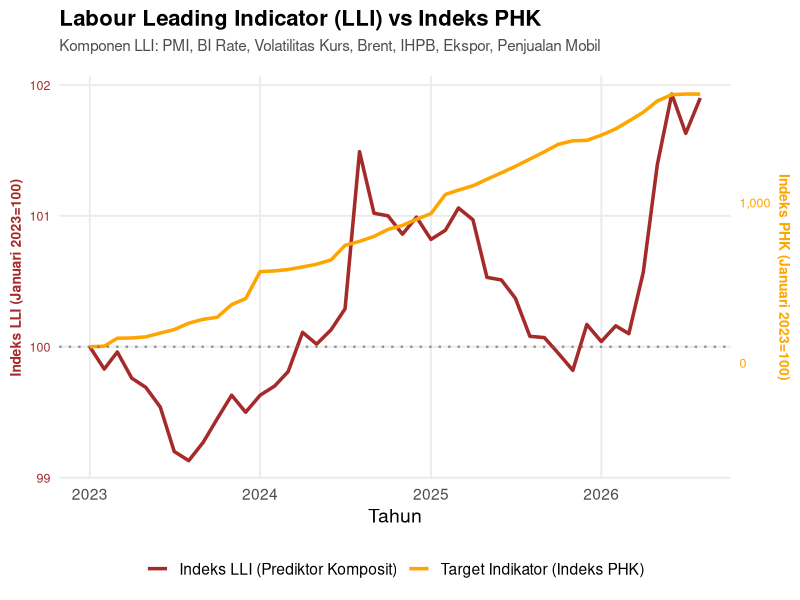
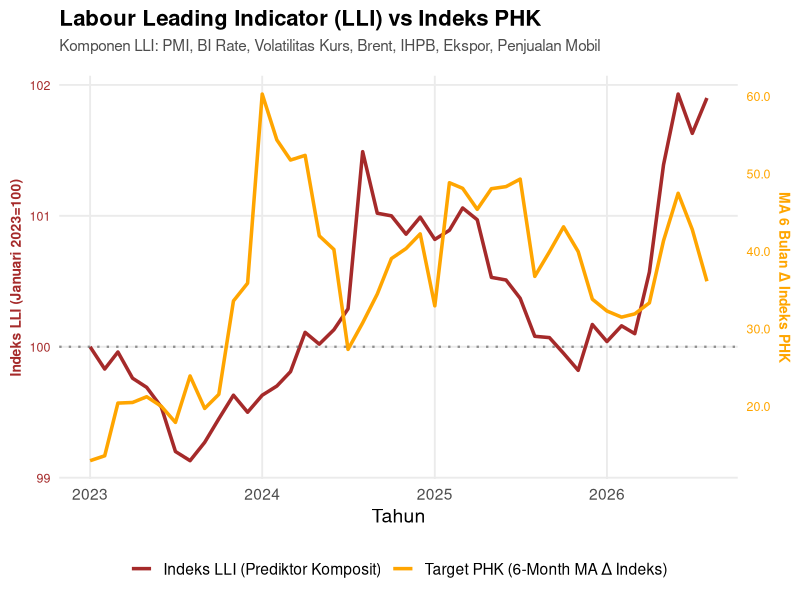

The R script that drew these images, in order:
# ==============================================================================
# PROVINCIAL & NATIONAL LABOUR LEADING ECONOMIC INDICATOR (LEI / LLI)
# Target Variable: Continuous Accumulation Index (Base: Januari 2023 = 100)
# Included Predictors: PMI, BI_Rate, Volatilitas_Kurs, Brent, IHPB, Ekspor, Penjualan_Mobil
# ==============================================================================

# ------------------------------
# 0) Libraries
# ------------------------------
library(readxl)
library(dplyr)
library(tidyr)
library(zoo)
library(lubridate)
library(ggplot2)
library(openxlsx)

# ------------------------------
# 1) Load Data & Align Columns
# ------------------------------
df_tahun <- read_excel("data_layoff.xlsx", sheet = "Tahunan")
df_bulan <- read_excel("data_layoff.xlsx", sheet = "Bulanan")

colnames(df_tahun) <- c(
  "Provinsi", "Tahun", "PHK_T", "Jml_Bekerja", "UMP", "Growth_UMP", 
  "Upah_Buruh", "Jml_TK_Industri", "PDRB_Riil", "FDI", "IHP", "IHK", 
  "Ekspor", "Impor", "NPL", "BI_Rate", "Kurs", "IKK"
)
base_pekerja <- df_tahun %>% select(Provinsi, Tahun, Jml_Bekerja)

# Penyesuaian nama kolom Sheet 'Bulanan'
colnames(df_bulan) <- c(
  "Provinsi", "Tahun", "Bulan", "PHK", "PMI", "IHK", 
  "Ekspor", "Impor", "NPL", "BI_Rate", "Kurs", "Brent", "IHPB", "Kurs_Vol", "Sales_Mobil"
)

# Penggabungan & Forward-Fill Jumlah Pekerja
df_gabungan <- df_bulan %>%
  left_join(base_pekerja, by = c("Provinsi", "Tahun")) %>%
  arrange(Provinsi, Tahun, Bulan) %>%
  group_by(Provinsi) %>%
  tidyr::fill(Jml_Bekerja, .direction = "down") %>%
  ungroup() %>%
  mutate(
    across(c(PHK, PMI, IHK, Ekspor, Impor, BI_Rate, Brent, IHPB, Kurs_Vol, Sales_Mobil), ~ as.numeric(as.character(.))),
    date = as.Date(paste(Tahun, Bulan, "01", sep = "-"))
  )

base_date <- as.Date("2023-01-01")

# Bulan terakhir yang diekspor/diplot. Ganti SATU baris ini setiap update bulanan.
END_DATE <- as.Date("2026-08-01")

# ------------------------------
# 2) TCB & Standardization Helpers
# ------------------------------
fill_missing_locf <- function(x) {
  if (all(is.na(x))) return(x)
  na.locf(na.locf(x, na.rm = FALSE), fromLast = TRUE)
}

# Symmetric growth rate (untuk data tipe rasio/flow)
sym_g <- function(x) {
  denom <- x + dplyr::lag(x)
  ifelse(denom == 0 | is.na(denom), 0, 200 * (x - dplyr::lag(x)) / denom)
}

# First difference (untuk data tipe level/persentase suku bunga)
diff_g <- function(x) {
  res <- x - dplyr::lag(x)
  ifelse(is.na(res), 0, res)
}

# Agregasi Komposit weighted by std deviation (Metode The Conference Board)
composite_from_changes <- function(df_change_mat) {
  sds <- apply(df_change_mat, 2, sd, na.rm = TRUE)
  sds <- ifelse(sds == 0 | is.na(sds), 0.001, sds)
  
  # Bobot invers std deviasi agar variabel volatil tidak mendominasi
  w <- (1 / sds) / sum(1 / sds, na.rm = TRUE)
  
  mat <- as.matrix(df_change_mat)
  mat[is.na(mat)] <- 0
  
  as.numeric(mat %*% w)
}

accumulate_index_based <- function(g, dates, base_target_date) {
  g[is.na(g)] <- 0
  raw_idx <- cumprod(1 + (g / 100))
  
  pos_base <- which(dates == base_target_date)
  if (length(pos_base) == 0) {
    base_val <- raw_idx[1]
  } else {
    base_val <- raw_idx[pos_base[1]]
  }
  
  final_idx <- (raw_idx / base_val) * 100
  as.numeric(final_idx)
}

# ------------------------------
# 3) Process Loop Per Provinsi
# ------------------------------
daftar_provinsi <- unique(df_gabungan$Provinsi)
tabel_lei_provinsi <- data.frame()

for (prov in daftar_provinsi) {
  
  sub_prov <- df_gabungan %>% 
    filter(Provinsi == prov) %>%
    arrange(date) %>%
    mutate(across(c(PHK, PMI, BI_Rate, Kurs_Vol, Brent, IHPB, Ekspor, Sales_Mobil), fill_missing_locf))
  
  if (nrow(sub_prov) > 12) { # Membutuhkan > 12 observasi karena transformasi YoY
    
    # --- A. Hitung Target Continuous Accumulation Index (Indeks PHK) ---
    sub_prov <- sub_prov %>%
      mutate(
        PHK_prev = dplyr::lag(PHK),
        PHK_murni = ifelse(Bulan == 1 | is.na(PHK_prev), PHK, PHK - PHK_prev),
        PHK_murni = ifelse(PHK_murni < 0, 0, PHK_murni),
        PHK_continuous_accum = cumsum(PHK_murni),
        target_accum_rate = ifelse(is.na(Jml_Bekerja) | Jml_Bekerja == 0, 0, PHK_continuous_accum / Jml_Bekerja)
      )
    
    base_row <- sub_prov %>% filter(date == base_date)
    val_base_target <- if(nrow(base_row) > 0 && !is.na(base_row$target_accum_rate[1]) && base_row$target_accum_rate[1] > 0) {
      base_row$target_accum_rate[1]
    } else {
      pos_val <- sub_prov$target_accum_rate[sub_prov$target_accum_rate > 0]
      if(length(pos_val) > 0) pos_val[1] else 0.00001
    }
    
    target_idx <- (sub_prov$target_accum_rate / val_base_target) * 100
    
    # --- B. Transformasi Spesifik 7 Indikator Makro Terpilih ---
    sub_prov_transformed <- sub_prov %>%
      mutate(
        # 1. Level & Index Series
        c_PMI              = diff_g(PMI),
        c_BI_Rate          = diff_g(BI_Rate),
        c_Volatilitas_Kurs = diff_g(Kurs_Vol),
        c_IHPB             = diff_g((IHPB / first(IHPB)) * 100),
        
        # 2. Growth & Log-Diff Series
        c_Brent            = sym_g(c(rep(NA, 12), diff(log(Brent), lag = 12))),
        c_Ekspor           = sym_g(c(NA, diff(log(ifelse(Ekspor <= 0, 1, Ekspor))))),
        c_Penjualan_Mobil  = sym_g(c(rep(NA, 12), diff(log(ifelse(Sales_Mobil <= 0, 1, Sales_Mobil)), lag = 12)))
      )
    
    # --- C. Standardisasi Arah Dampak ke Risiko PHK (Inversion) ---
    # Pro-siklikal (PMI, Ekspor, Sales Mobil): Kenaikan -> PHK Turun (Invert sign: x -1)
    # Counter-siklikal (BI Rate, Volatilitas Kurs, Brent, IHPB): Kenaikan -> PHK Naik (Keep sign)
    
    mat_prediktor <- sub_prov_transformed %>% 
      mutate(
        c_PMI             = -1 * c_PMI,
        c_Ekspor          = -1 * c_Ekspor,
        c_Penjualan_Mobil = -1 * c_Penjualan_Mobil
      ) %>%
      select(c_PMI, c_BI_Rate, c_Volatilitas_Kurs, c_Brent, c_IHPB, c_Ekspor, c_Penjualan_Mobil)
    
    # Matriks perubahan komposit
    lei_change_raw <- composite_from_changes(mat_prediktor)
    
    # Akumulasi ke bentuk Indeks (Jan 2023 = 100)
    lei_idx <- accumulate_index_based(lei_change_raw, sub_prov_transformed$date, base_date)
    
    hasil_prov <- data.frame(
      date                 = sub_prov$date,
      Tahun                = sub_prov$Tahun,
      Bulan                = sub_prov$Bulan,
      Provinsi             = prov,
      Jumlah_Bekerja       = sub_prov$Jml_Bekerja,
      Indeks_Target_PHK    = round(target_idx, 2),
      Indeks_LEI_Labour    = round(lei_idx, 2)
    )
    
    tabel_lei_provinsi <- rbind(tabel_lei_provinsi, hasil_prov)
  }
}

# ------------------------------
# 4) Agregasi ke Level Nasional & Perhitungan MA 6-Bulan
# ------------------------------
tabel_lei_nasional <- tabel_lei_provinsi %>%
  group_by(date, Tahun, Bulan) %>%
  summarise(
    Total_Bekerja_Nasional = sum(Jumlah_Bekerja, na.rm = TRUE),
    Indeks_Target_PHK      = round(sum(Indeks_Target_PHK * Jumlah_Bekerja, na.rm = TRUE) / sum(Jumlah_Bekerja, na.rm = TRUE), 2),
    Indeks_LEI_Labour      = round(sum(Indeks_LEI_Labour * Jumlah_Bekerja, na.rm = TRUE) / sum(Jumlah_Bekerja, na.rm = TRUE), 2),
    .groups = 'drop'
  ) %>%
  arrange(date) %>%
  mutate(
    Provinsi = "NASIONAL",
    
    # Perubahan bulanan (Month-on-Month Change) dari Indeks Target PHK
    delta_indeks_phk = Indeks_Target_PHK - dplyr::lag(Indeks_Target_PHK, default = first(Indeks_Target_PHK)),
    delta_indeks_phk = ifelse(delta_indeks_phk < 0, 0, delta_indeks_phk),
    
    # 6-Month Moving Average dari Δ Indeks PHK
    phk_ma6 = round(zoo::rollmean(delta_indeks_phk, k = 6, fill = NA, align = "right"), 2)
  )

# ------------------------------
# 5) Plot s.d. END_DATE
# ------------------------------
plot_data_nasional <- tabel_lei_nasional %>%
  filter(date >= as.Date("2023-01-01") & date <= END_DATE)

max_lei     <- max(plot_data_nasional$Indeks_LEI_Labour, na.rm = TRUE)
max_target  <- max(plot_data_nasional$Indeks_Target_PHK, na.rm = TRUE)

base_lei    <- 100
base_target <- 100

scaling_factor <- ifelse((max_target - base_target) == 0, 1, (max_lei - base_lei) / (max_target - base_target))

ggplot(plot_data_nasional, aes(x = date)) +
  geom_line(aes(y = Indeks_LEI_Labour, color = "Indeks LLI (Prediktor Komposit)"), size = 1.2, linetype = "solid") +
  geom_line(aes(y = base_lei + (Indeks_Target_PHK - base_target) * scaling_factor, 
                color = "Target Indikator (Indeks PHK)"), size = 1.2, linetype = "solid") +
  geom_hline(yintercept = 100, linetype = "dotted", color = "gray40", alpha = 0.7, size = 0.8) +
  scale_y_continuous(
    name = "Indeks LLI (Januari 2023=100)",
    sec.axis = sec_axis(~ base_target + (. - base_lei) / scaling_factor, 
                        name = "Indeks PHK (Januari 2023=100)",
                        labels = scales::comma)
  ) +
  scale_x_date(date_breaks = "1 year", date_labels = "%Y") + 
  scale_color_manual(values = c(
    "Target Indikator (Indeks PHK)" = "orange",        
    "Indeks LLI (Prediktor Komposit)" = "brown"
  )) +
  labs(
    title = "Labour Leading Indicator (LLI) vs Indeks PHK",
    subtitle = "Komponen LLI: PMI, BI Rate, Volatilitas Kurs, Brent, IHPB, Ekspor, Penjualan Mobil",
    x = "Tahun", 
    color = "Komponen Indikator"
  ) +
  theme_minimal(base_size = 14) +
  theme(
    plot.title = element_text(face = "bold", size = 16, margin = margin(b = 6)),
    plot.subtitle = element_text(size = 11, color = "gray30", margin = margin(b = 15)),
    legend.position = "bottom",
    legend.title = element_blank(),
    panel.grid.minor = element_blank(),
    axis.title.y.left = element_text(color = "brown", face = "bold", size = 10),
    axis.title.y.right = element_text(color = "orange", face = "bold", size = 10),
    axis.text.y.left = element_text(color = "brown", size = 9),
    axis.text.y.right = element_text(color = "orange", size = 9),
    axis.text.x = element_text(angle = 0, hjust = 0.5) 
  )

# ------------------------------
# 6) Plot MA 6-Bulan PHK  s.d. END_DATE
# ------------------------------
plot_data_ma6 <- tabel_lei_nasional %>%
  filter(date >= as.Date("2023-01-01") & date <= END_DATE)

max_lei_ma    <- max(plot_data_ma6$Indeks_LEI_Labour, na.rm = TRUE)
min_lei_ma    <- min(plot_data_ma6$Indeks_LEI_Labour, na.rm = TRUE)

max_target_ma <- max(plot_data_ma6$phk_ma6, na.rm = TRUE)
min_target_ma <- min(plot_data_ma6$phk_ma6, na.rm = TRUE)

scaling_factor_ma <- (max_lei_ma - min_lei_ma) / ifelse((max_target_ma - min_target_ma) == 0, 1, (max_target_ma - min_target_ma))

ggplot(plot_data_ma6, aes(x = date)) +
  geom_line(aes(y = Indeks_LEI_Labour, color = "Indeks LLI (Prediktor Komposit)"), size = 1.2, linetype = "solid") +
  geom_line(aes(y = min_lei_ma + (phk_ma6 - min_target_ma) * scaling_factor_ma, 
                color = "Target PHK (6-Month MA Δ Indeks)"), size = 1.2, linetype = "solid") +
  geom_hline(yintercept = 100, linetype = "dotted", color = "gray40", alpha = 0.7, size = 0.8) +
  scale_y_continuous(
    name = "Indeks LLI (Januari 2023=100)",
    sec.axis = sec_axis(~ min_target_ma + (. - min_lei_ma) / scaling_factor_ma, 
                        name = "MA 6 Bulan Δ Indeks PHK",
                        labels = scales::comma_format(accuracy = 0.1))
  ) +
  scale_x_date(date_breaks = "1 year", date_labels = "%Y") + 
  scale_color_manual(values = c(
    "Target PHK (6-Month MA Δ Indeks)" = "orange",        
    "Indeks LLI (Prediktor Komposit)" = "brown"
  )) +
  labs(
    title = "Labour Leading Indicator (LLI) vs Indeks PHK",
    subtitle = "Komponen LLI: PMI, BI Rate, Volatilitas Kurs, Brent, IHPB, Ekspor, Penjualan Mobil",
    x = "Tahun", 
    color = "Komponen Indikator"
  ) +
  theme_minimal(base_size = 14) +
  theme(
    plot.title = element_text(face = "bold", size = 16, margin = margin(b = 6)),
    plot.subtitle = element_text(size = 11, color = "gray30", margin = margin(b = 15)),
    legend.position = "bottom",
    legend.title = element_blank(),
    panel.grid.minor = element_blank(),
    axis.title.y.left = element_text(color = "brown", face = "bold", size = 10),
    axis.title.y.right = element_text(color = "orange", face = "bold", size = 10),
    axis.text.y.left = element_text(color = "brown", size = 9),
    axis.text.y.right = element_text(color = "orange", size = 9),
    axis.text.x = element_text(angle = 0, hjust = 0.5) 
  )

# ------------------------------
# 7) EKSPOR HASIL KE EXCEL (Dipangkas s.d. END_DATE)
# ------------------------------
export_nasional <- tabel_lei_nasional %>%
  filter(date <= END_DATE) %>%
  select(date, Tahun, Bulan, Total_Bekerja_Nasional, Indeks_Target_PHK, delta_indeks_phk, phk_ma6, Indeks_LEI_Labour, Provinsi)

export_provinsi <- tabel_lei_provinsi %>%
  filter(date <= END_DATE)

wb <- createWorkbook()
addWorksheet(wb, "LEI Nasional")
addWorksheet(wb, "LEI Per Provinsi")

writeDataTable(wb, "LEI Nasional", export_nasional, tableStyle = "TableStyleMedium4")
writeDataTable(wb, "LEI Per Provinsi", export_provinsi, tableStyle = "TableStyleMedium2")

setColWidths(wb, "LEI Nasional", cols = 1:ncol(export_nasional), widths = "auto")
setColWidths(wb, "LEI Per Provinsi", cols = 1:ncol(export_provinsi), widths = "auto")

saveWorkbook(wb, "Komposit_LEI_Ketenagakerjaan.xlsx", overwrite = TRUE)

# ------------------------------
# 8) CHECK FOR CORRELATION & OPTIMAL LEAD-LAG (0 - 12 BULAN)
# ------------------------------

# 1. Set max Lag (Rentang Jan 2023 s.d. END_DATE)
max_lag <- 12

df_corr_analysis <- tabel_lei_nasional %>%
  filter(date >= as.Date("2023-01-01") & date <= END_DATE) %>%
  select(date, Indeks_LEI_Labour, Indeks_Target_PHK, phk_ma6)

corr_results <- data.frame(
  Lag_Bulan = 0:max_lag,
  Korelasi_LLI_vs_Indeks_PHK_Level = NA_real_,
  Korelasi_LLI_vs_MA6_Delta_PHK   = NA_real_
)

# 2. Korelasi Pearson LLI(t) dengan Target(t + k)
# k = jumlah bulan LLI leading indikator PHK
for (k in 0:max_lag) {
  target_phk_lead <- dplyr::lead(df_corr_analysis$Indeks_Target_PHK, k)
  ma6_phk_lead    <- dplyr::lead(df_corr_analysis$phk_ma6, k)
  
  corr_results$Korelasi_LLI_vs_Indeks_PHK_Level[k + 1] <- cor(
    df_corr_analysis$Indeks_LEI_Labour, 
    target_phk_lead, 
    use = "complete.obs"
  )
  
  corr_results$Korelasi_LLI_vs_MA6_Delta_PHK[k + 1] <- cor(
    df_corr_analysis$Indeks_LEI_Labour, 
    ma6_phk_lead, 
    use = "complete.obs"
  )
}

# Hasil Korelasi
corr_results <- corr_results %>%
  mutate(
    Korelasi_LLI_vs_Indeks_PHK_Level = round(Korelasi_LLI_vs_Indeks_PHK_Level, 4),
    Korelasi_LLI_vs_MA6_Delta_PHK    = round(Korelasi_LLI_vs_MA6_Delta_PHK, 4)
  )

# 3. Identifikasi Peak Lag (Korelasi Maksimum)
opt_lag_level  <- corr_results$Lag_Bulan[which.max(corr_results$Korelasi_LLI_vs_Indeks_PHK_Level)]
max_corr_level <- max(corr_results$Korelasi_LLI_vs_Indeks_PHK_Level, na.rm = TRUE)

opt_lag_ma6    <- corr_results$Lag_Bulan[which.max(corr_results$Korelasi_LLI_vs_MA6_Delta_PHK)]
max_corr_ma6    <- max(corr_results$Korelasi_LLI_vs_MA6_Delta_PHK, na.rm = TRUE)

# 4. Print Summary
cat("\n======================================================================\n")
cat("  RINGKASAN ANALISIS CROSS CORRELATION (LEAD-LAG LLI VS INDIKATOR PHK)\n")
cat("======================================================================\n")
cat(sprintf("1. LLI vs Indeks Target PHK (Level):\n"))
cat(sprintf("   - Korelasi Max : %.4f\n", max_corr_level))
cat(sprintf("   - Optimal Lag           : LLI lead %d Bulan di depan\n\n", opt_lag_level))

cat(sprintf("2. LLI vs MA-6 Bulan Δ Indeks PHK:\n"))
cat(sprintf("   - Korelasi Max : %.4f\n", max_corr_ma6))
cat(sprintf("   - Optimal Lag           : LLI lead %d Bulan di depan\n", opt_lag_ma6))
cat("======================================================================\n\n")

print(corr_results)
